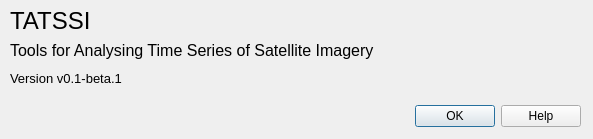
<?xml version="1.0" encoding="UTF-8"?>
<ui version="4.0">
 <class>Dialog</class>
 <widget class="QDialog" name="Dialog">
  <property name="windowModality">
   <enum>Qt::ApplicationModal</enum>
  </property>
  <property name="geometry">
   <rect>
    <x>0</x>
    <y>0</y>
    <width>593</width>
    <height>139</height>
   </rect>
  </property>
  <property name="sizePolicy">
   <sizepolicy hsizetype="Fixed" vsizetype="Fixed">
    <horstretch>0</horstretch>
    <verstretch>0</verstretch>
   </sizepolicy>
  </property>
  <property name="minimumSize">
   <size>
    <width>593</width>
    <height>139</height>
   </size>
  </property>
  <property name="maximumSize">
   <size>
    <width>593</width>
    <height>139</height>
   </size>
  </property>
  <property name="windowTitle">
   <string>TATSSI</string>
  </property>
  <widget class="QDialogButtonBox" name="pbHelpOK">
   <property name="geometry">
    <rect>
     <x>10</x>
     <y>100</y>
     <width>571</width>
     <height>32</height>
    </rect>
   </property>
   <property name="orientation">
    <enum>Qt::Horizontal</enum>
   </property>
   <property name="standardButtons">
    <set>QDialogButtonBox::Help|QDialogButtonBox::Ok</set>
   </property>
  </widget>
  <widget class="QLabel" name="lblTitle">
   <property name="geometry">
    <rect>
     <x>10</x>
     <y>10</y>
     <width>301</width>
     <height>21</height>
    </rect>
   </property>
   <property name="font">
    <font>
     <pointsize>18</pointsize>
    </font>
   </property>
   <property name="text">
    <string>TATSSI</string>
   </property>
  </widget>
  <widget class="QLabel" name="lblDescription">
   <property name="geometry">
    <rect>
     <x>10</x>
     <y>40</y>
     <width>461</width>
     <height>21</height>
    </rect>
   </property>
   <property name="font">
    <font>
     <pointsize>12</pointsize>
    </font>
   </property>
   <property name="text">
    <string>Tools for Analysing Time Series of Satellite Imagery</string>
   </property>
  </widget>
  <widget class="QLabel" name="lblVersion">
   <property name="geometry">
    <rect>
     <x>10</x>
     <y>70</y>
     <width>161</width>
     <height>16</height>
    </rect>
   </property>
   <property name="font">
    <font>
     <pointsize>10</pointsize>
    </font>
   </property>
   <property name="text">
    <string>Version v0.1-beta.1</string>
   </property>
  </widget>
 </widget>
 <resources/>
 <connections>
  <connection>
   <sender>pbHelpOK</sender>
   <signal>accepted()</signal>
   <receiver>Dialog</receiver>
   <slot>accept()</slot>
   <hints>
    <hint type="sourcelabel">
     <x>248</x>
     <y>254</y>
    </hint>
    <hint type="destinationlabel">
     <x>157</x>
     <y>274</y>
    </hint>
   </hints>
  </connection>
  <connection>
   <sender>pbHelpOK</sender>
   <signal>rejected()</signal>
   <receiver>Dialog</receiver>
   <slot>reject()</slot>
   <hints>
    <hint type="sourcelabel">
     <x>316</x>
     <y>260</y>
    </hint>
    <hint type="destinationlabel">
     <x>286</x>
     <y>274</y>
    </hint>
   </hints>
  </connection>
 </connections>
</ui>
